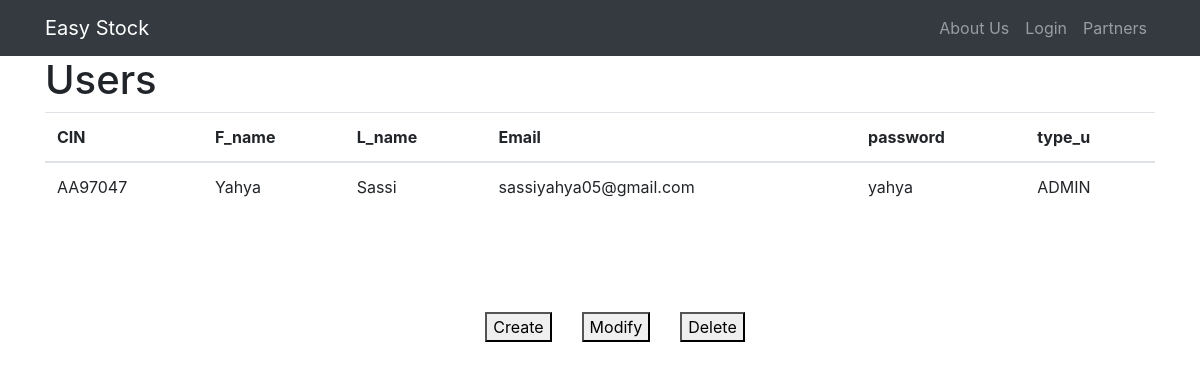
/user, run on the app's committed database.
### tables this page shows
CREATE TABLE user (
                    CIN TEXT PRIMARY KEY UNIQUE,
                    Fname TEXT NOT NULL,
                    Lname TEXT NOT NULL,
                    email TEXT UNIQUE NOT NULL,
                    password TEXT NOT NULL,
                    type_u TEXT
                );

### auth.py (the view)
@auth.route('/user')
def Users():
    conn = sqlite3.connect('database.db')
    cursor = conn.cursor()
    cursor.execute("SELECT * FROM user")
    data = cursor.fetchall()
    conn.close()
    return render_template('user.html', users=data)

### templates/user.html (shortened to what this page needs)
{% extends "base.html" %}
{% block content %}
<div class="container">
  <h1>Users</h1>
  <table class="table">
    <thead>
      <tr>
        <th>CIN</th>
        <th>F_name</th>
        <th>L_name</th>
        <th>Email</th>
        <th>password</th>
        <th>type_u</th>
      </tr>
    </thead>
    <tbody>
      {% for user in users %}
      <tr>
        <td>{{ user[0] }}</td>
        <td>{{ user[1] }}</td>
        <td>{{ user[2] }}</td>
        <td>{{ user[3] }}</td>
        <td>{{ user[4] }}</td>
        <td>{{ user[5] }}</td>
      </tr>
      {% endfor %}
    </tbody>
  </table>
</div>
<div class="menu-container">
    <button class="menu-button" onclick="adduser()">Create</button>
    <button class="menu-button">Modify</button>
    <button class="menu-button" onclick="redirectdelete_u()">Delete</button>
</div>
{% endblock %}

### templates/user.html (style rules this page uses)
.menu-container { height: 200px; display: flex; align-items: center; justify-content: center; }
.menu-button { margin-left: 30px; }

### data on the page
user: CIN "AA97047", Fname "Yahya", Lname "Sassi", email "sassiyahya05@gmail.com", password "yahya", type_u "ADMIN"
